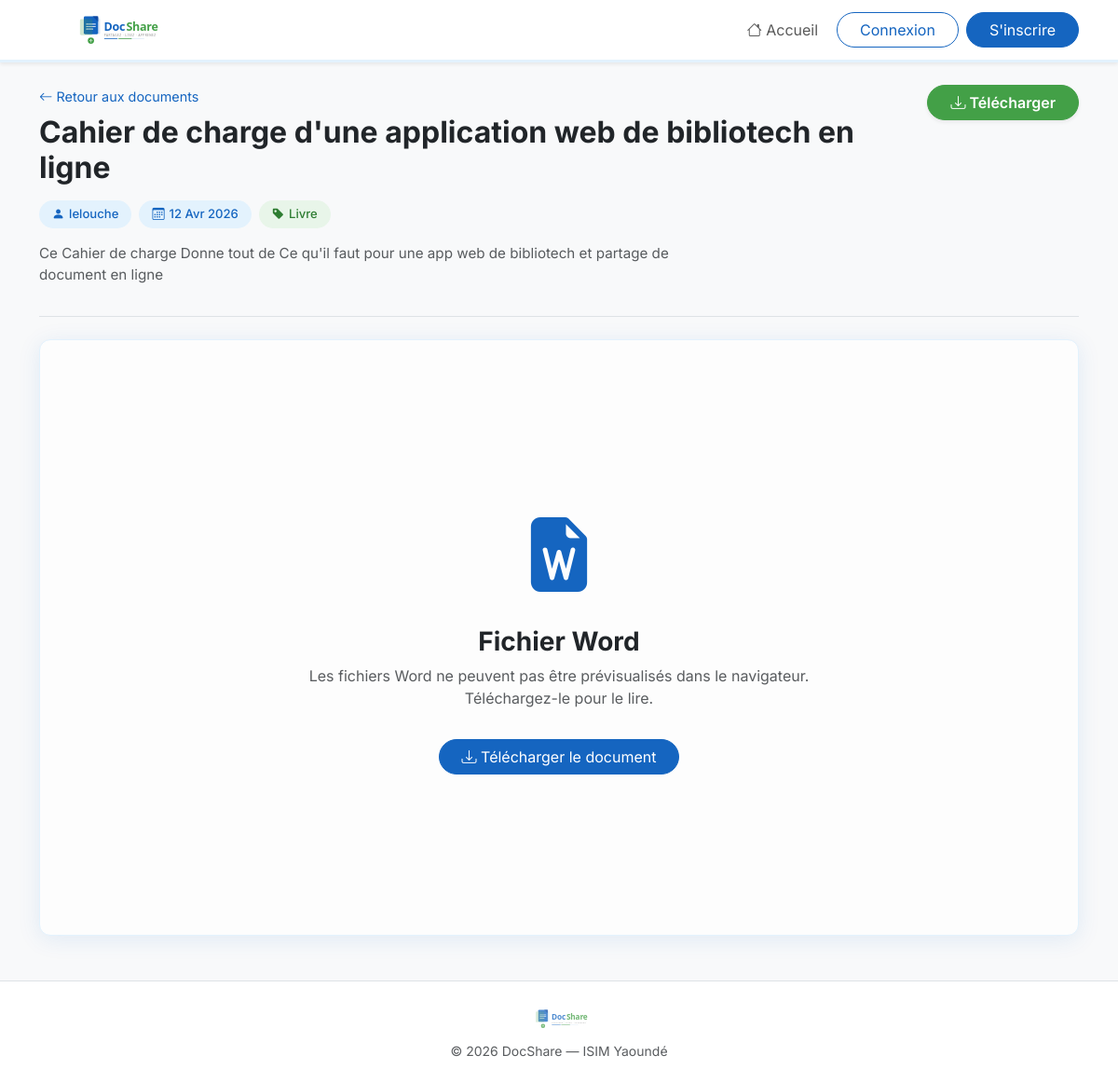
Page /lire/1/ on the committed database.
### core/models.py (models this page shows, shortened)
class Document(models.Model):
    titre = models.CharField(max_length=255)
    description = models.TextField(blank=True)
    fichier = models.FileField(upload_to='documents/')
    categorie = models.CharField(max_length=100)
    auteur = models.ForeignKey(User, on_delete=models.CASCADE)
    date_upload = models.DateTimeField(auto_now_add=True)

### core/views.py (the view)
# urls.py: path('lire/<int:doc_id>/', views.lire_document, name='lire_document'),
def lire_document(request, doc_id):
    document = get_object_or_404(Document, id=doc_id)
    return render(request, 'core/lire.html', {'document': document})

### core/templates/core/lire.html (shortened to what this page needs)
{% extends 'core/base.html' %}
{% load static %}
{% block content %}
<div class="container my-4 fade-in">
    <div class="d-flex flex-column flex-md-row justify-content-between align-items-md-start mb-4 pb-3 border-bottom gap-3">
        <div class="flex-grow-1">
            <a href="{% url 'home' %}" class="text-decoration-none mb-2 d-inline-block" style="color:#1565C0; font-size:0.9rem;">
                <i class="bi bi-arrow-left"></i> Retour aux documents
            </a>
            <h1 class="h2 fw-bold text-dark mb-3">{{ document.titre }}</h1>
            <div class="d-flex flex-wrap gap-2">
                <span class="meta-badge"><i class="bi bi-person-fill"></i> {{ document.auteur.username }}</span>
                <span class="meta-badge"><i class="bi bi-calendar3"></i> {{ document.date_upload|date:"d M Y" }}</span>
                <span class="meta-badge green"><i class="bi bi-tag-fill"></i> {{ document.categorie }}</span>
            </div>
            {% if document.description %}
            <p class="mt-3 text-muted" style="max-width: 750px; font-size:0.95rem;">{{ document.description }}</p>
            {% endif %}
        </div>
        <div class="d-flex flex-row flex-md-column gap-2 flex-shrink-0">
            <a href="{{ document.fichier.url }}" download class="btn btn-success rounded-pill px-4 shadow-sm fw-semibold">
                <i class="bi bi-download"></i> Télécharger
            </a>
        </div>
    </div>
    <div class="reader-container">
        {% with name_lower=document.fichier.name|lower %}
            {% if '.pdf' in name_lower %}
                <object data="{{ document.fichier.url }}" type="application/pdf">
                    <div class="no-preview">
                        <i class="bi bi-file-earmark-pdf-fill text-danger" style="font-size:4rem;"></i>
                        <h3 class="mt-3 fw-bold">Aperçu non disponible</h3>
                        <p class="text-muted">Votre navigateur ne supporte pas l'aperçu PDF intégré.</p>
                        <a href="{{ document.fichier.url }}" target="_blank" class="btn btn-primary mt-3 rounded-pill px-4 me-2">
                            <i class="bi bi-box-arrow-up-right"></i> Ouvrir dans un nouvel onglet
                        </a>
                        <a href="{{ document.fichier.url }}" download class="btn btn-success mt-3 rounded-pill px-4">
                            <i class="bi bi-download"></i> Télécharger
                        </a>
                    </div>
                </object>
            {% elif '.txt' in name_lower %}
                <iframe src="{{ document.fichier.url }}" title="{{ document.titre }}" style="background:white;"></iframe>
            {% elif '.doc' in name_lower or '.docx' in name_lower %}
                <div class="no-preview">
                    <i class="bi bi-file-earmark-word-fill" style="font-size:5rem; color:#1565C0;"></i>
                    <h3 class="mt-3 fw-bold">Fichier Word</h3>
                    <p class="text-muted">Les fichiers Word ne peuvent pas être prévisualisés dans le navigateur.<br>Téléchargez-le pour le lire.</p>
                    <a href="{{ document.fichier.url }}" download class="btn btn-primary mt-3 rounded-pill px-4">
                        <i class="bi bi-download"></i> Télécharger le document
                    </a>
                </div>
            {% endif %}
        {% endwith %}
    </div>
</div>
{% endblock %}

### static/css/home.css (style rules this page uses)
:root { --primary: #1565C0; --primary-dark: #0D47A1; --primary-light: #E3F2FD; --accent: #43A047; --accent-dark: #2E7D32; --accent-light: #E8F5E9; --text: #212529; --text-muted: #6c757d; --bg: #f8f9fa; --white: #ffffff; --border: #dee2e6; --radius: 10px; }
body { font-family: 'Segoe UI', Tahoma, Geneva, Verdana, sans-serif; background-color: var(--bg); color: var(--text); }
.btn-primary { background-color: var(--primary) !important; border-color: var(--primary) !important; }
.btn-success { background-color: var(--accent) !important; border-color: var(--accent) !important; }
a { color: var(--primary); }

### core/templates/core/base.html (style rules this page uses)
body { font-family: 'Inter', 'Segoe UI', sans-serif; background-color: #f8f9fa; }
.fade-in { opacity: 0; transform: translateY(20px); transition: opacity 0.6s ease-out, transform 0.6s ease-out; }
.fade-in.visible { opacity: 1; transform: translateY(0); }

### core/templates/core/lire.html (style rules this page uses)
.reader-container { height: 80vh; min-height: 500px; border-radius: 12px; overflow: hidden; box-shadow: 0 4px 24px rgba(21,101,192,0.10); background: #fdfdfd; border: 1px solid #E3F2FD; }
.no-preview { display: flex; flex-direction: column; align-items: center; justify-content: center; height: 100%; text-align: center; padding: 2rem; }
.meta-badge { background: #E3F2FD; padding: 5px 14px; border-radius: 20px; font-size: 0.82rem; color: #1565C0; display: inline-flex; align-items: center; gap: 5px; font-weight: 500; }
.meta-badge.green { background: #E8F5E9; color: #2E7D32; }

### rows in the picture
Document: titre "Cahier de charge d'une application web de bibliotech en ligne", auteur.username "lelouche", date_upload "12 Avr 2026", categorie "Livre", description "Ce Cahier de charge Donne tout de Ce qu'il faut pour une app web de bibliotech et partage de document en ligne"
